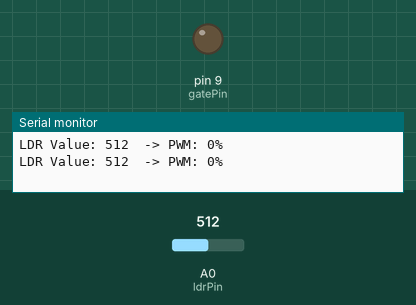
Bench run of a sketch on a simulated Arduino Uno, built with avr-gcc and run on an emulated ATmega328P. Shown: output pins drawn as LEDs (lit = HIGH), the last lines printed to the serial monitor. The inputs (shaded band) are chosen by the test bench; at power-on: A0 (ldrPin) = 512.

Above: at 1.8 s.
1.9 s: A0 (ldrPin) set to 783
3.4 s: A0 (ldrPin) set to 811
At 5.2 s:
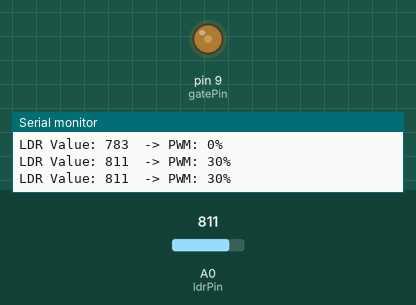
5.5 s: A0 (ldrPin) set to 966
At 6.9 s:
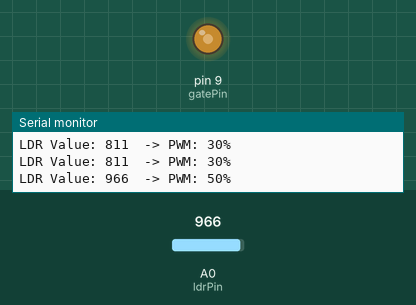
7.5 s: A0 (ldrPin) set to 996
At 8.4 s:
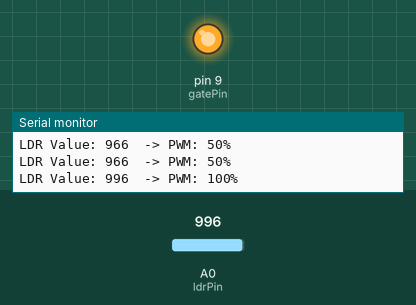
9.5 s: A0 (ldrPin) set to 967
At 11.2 s:
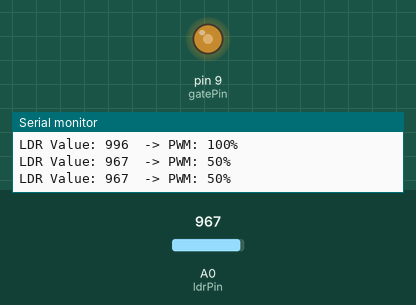
11.5 s: A0 (ldrPin) set to 987
At 12.8 s:
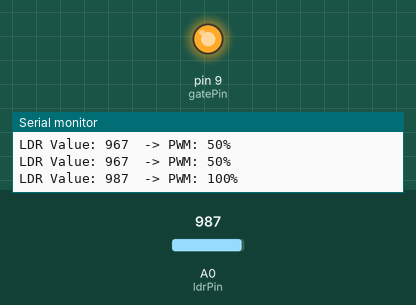
Timing chart, 0 to 14.5 s (numbered marks = the images above; inputs shaded):
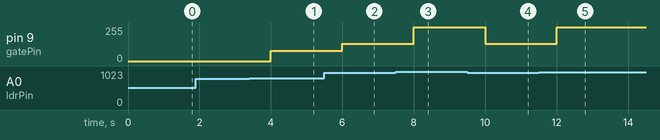

Measured:
- the behaviour switches between 800 and 801 on A0 (ldrPin) (found by bisection; images 0 and 1)
- the behaviour switches between 977 and 978 on A0 (ldrPin) (found by bisection; images 2 and 3)
- after the input at 3.4 s, pin 9 (gatePin): 0/255 → 77/255 after 0.60 s
- after the input at 5.5 s, pin 9 (gatePin): 77/255 → 128/255 after 0.50 s
- after the input at 7.5 s, pin 9 (gatePin): 128/255 → 255/255 after 0.50 s
- after the input at 9.5 s, pin 9 (gatePin): 255/255 → 128/255 after 0.51 s
- after the input at 11.5 s, pin 9 (gatePin): 128/255 → 255/255 after 0.51 s

The sketch:

Arduino_LDR_Light_Automation.ino
```cpp
int ldrPin = A0; // LDR module Analog pin is connected to the A5 pin of Arduino
int gatePin = 9; // D9 pin is connected to the MOSFET gate terminal

int ldrValue = 0;
int pwmValue = 0;

void setup() {
  pinMode(gatePin, OUTPUT); // Initialize the gate pin as an output
  Serial.begin(9600);
}

void loop() {
  ldrValue = analogRead(ldrPin);

  // Map LDR ranges to PWM values
  if (ldrValue <= 800) {
    pwmValue = 0;         // 0% PWM for OFF condition
  }
  else if (ldrValue <= 930) {
    pwmValue = 77;        // 30% PWM ≈ 77, For 30% Brightness of LED
  }
  else if (ldrValue <= 977) {
    pwmValue = 128;       // 50% PWM ≈ 128, For 50% Brightness of LED
  }
  else if (ldrValue <= 989) {
    pwmValue = 255;       // 100% PWM = 255, For Full Brightness of LED
  }
  else {
    pwmValue = 255;       // Anything above 989 also 100%
  }

  analogWrite(gatePin, pwmValue); // Output PWM to MOSFET gate

  Serial.print("LDR Value: ");
  Serial.print(ldrValue);
  Serial.print("  -> PWM: ");
  Serial.print(pwmValue * 100 / 255); // Display in %
  Serial.println("%");

  delay(1000);
}
```
